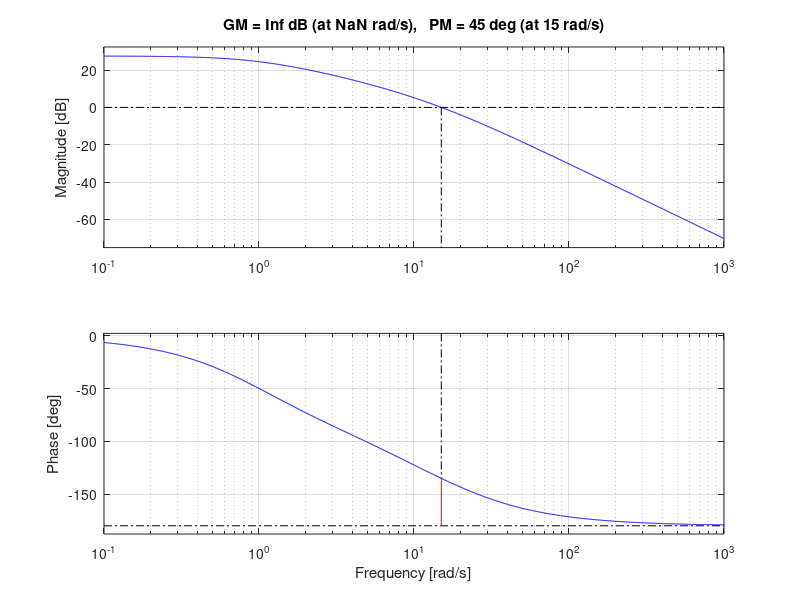

Here is the MATLAB script that generated this plot: (Note: this script raises an error after producing the figure.)
clear
clc
wgr=15; 
PMD=45;
G= zpk([],[-1 -10], [2])
%sistema de fase minima
% 1 Adelanto

[Gg, Ga] = bode(G,wgr)
%fase de C1 para cumplir PMD
C1_a = PMD-180-Ga %esta en grados y 'sin(X)' recibe argumento X en radianes
C1_arad=C1_a*pi/180;
alpha = (1+sin(C1_arad))/(1-sin(C1_arad));
T1= (wgr*sqrt(alpha))^-1;

C1 = tf ([alpha*T1 1],[T1 1])

[C1g, C1a] = bode(C1,wgr);

k = 1/(C1g*Gg);

C = k*C1;

L1 = C*G;

margin(L1)




%%
L1=k*G;


grid on

[Gm, Pm, w180, wg] = margin(L1)

%%

L=k*C*G
T=feedback(T)
bode(L1)
bode(L)
bode(T)



%% 2 Adelanto
%clear
%clc
ep=0.1/100;
%PMD


%% 3 Atraso
clear
clc
ep=0.1/100;
%PMD



